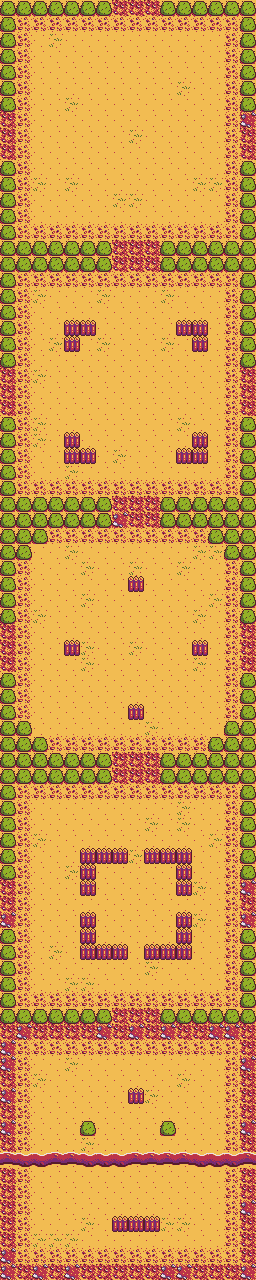

This game map was drawn from its Tiled (.tmx) file and the tilesets committed beside it. A one-line description and the trimmed map source follow:
An orthogonal 16x80 tile map with 16x16 px tiles, 6 tile layers (Floor, Bushes, Walls, Breach, ...).

<map version="1.5" tiledversion="1.7.2" orientation="orthogonal" renderorder="right-down" width="16" height="80" tilewidth="16" tileheight="16" infinite="0" nextlayerid="9" nextobjectid="1">
 <editorsettings>
  <export target="level1.json" format="json" />
 </editorsettings>
 <tileset firstgid="1" name="terrain" tilewidth="16" tileheight="16" tilecount="33" columns="11">
  <image source="terrain.png" width="176" height="48" />
  <tile id="0">
   <properties>
    <property name="collides" type="bool" value="false" />
    <property name="door" type="bool" value="false" />
   </properties>
  </tile>
  <tile id="1">
   <properties>
    <property name="collides" type="bool" value="false" />
    <property name="door" type="bool" value="false" />
   </properties>
  </tile>
  <tile id="2">
   <properties>
    <property name="collides" type="bool" value="false" />
    <property name="door" type="bool" value="false" />
   </properties>
  </tile>
  <tile id="3">
   <properties>
    <property name="collides" type="bool" value="false" />
    <property name="door" type="bool" value="false" />
   </properties>
  </tile>
  <tile id="4">
   <properties>
    <property name="collides" type="bool" value="false" />
    <property name="door" type="bool" value="false" />
   </properties>
  </tile>
  <tile id="5">
   <properties>
    <property name="collides" type="bool" value="true" />
    <property name="door" type="bool" value="false" />
   </properties>
  </tile>
  <tile id="6">
   <properties>
    <property name="collides" type="bool" value="true" />
    <property name="door" type="bool" value="false" />
   </properties>
  </tile>
  <tile id="7">
   <properties>
    <property name="collides" type="bool" value="true" />
    <property name="door" type="bool" value="false" />
   </properties>
  </tile>
  <tile id="8">
   <properties>
    <property name="collides" type="bool" value="true" />
    <property name="door" type="bool" value="false" />
   </properties>
  </tile>
  <tile id="9">
   <properties>
    <property name="collides" type="bool" value="true" />
    <property name="door" type="bool" value="false" />
   </properties>
  </tile>
  <tile id="10">
   <properties>
    <property name="collides" type="bool" value="false" />
    <property name="door" type="bool" value="false" />
   </properties>
  </tile>
  <tile id="11">
   <properties>
    <property name="collides" type="bool" value="false" />
    <property name="door" type="bool" value="false" />
   </properties>
  </tile>
  <tile id="12">
   <properties>
    <property name="collides" type="bool" value="false" />
    <property name="door" type="bool" value="false" />
   </properties>
  </tile>
  <tile id="13">
   <properties>
    <property name="collides" type="bool" value="false" />
    <property name="door" type="bool" value="false" />
   </properties>
  </tile>
  <tile id="14">
   <properties>
    <property name="collides" type="bool" value="false" />
    <property name="door" type="bool" value="false" />
   </properties>
  </tile>
  <tile id="15">
   <properties>
    <property name="collides" type="bool" value="false" />
    <property name="door" type="bool" value="false" />
   </properties>
  </tile>
  <tile id="16">
   <properties>
    <property name="collides" type="bool" value="true" />
    <property name="door" type="bool" value="false" />
   </properties>
  </tile>
  <tile id="17">
   <properties>
    <property name="collides" type="bool" value="true" />
    <property name="door" type="bool" value="false" />
   </properties>
  </tile>
  <tile id="18">
   <properties>
    <property name="collides" type="bool" value="true" />
    <property name="door" type="bool" value="false" />
   </properties>
  </tile>
  <tile id="19">
   <properties>
    <property name="collides" type="bool" value="true" />
    <property name="door" type="bool" value="false" />
   </properties>
  </tile>
  <tile id="20">
   <properties>
    <property name="collides" type="bool" value="true" />
    <property name="door" type="bool" value="false" />
   </properties>
  </tile>
  <tile id="21">
   <properties>
    <property name="collides" type="bool" value="false" />
    <property name="door" type="bool" value="false" />
   </properties>
  </tile>
  <tile id="22">
   <properties>
    <property name="collides" type="bool" value="true" />
    <property name="door" type="bool" value="true" />
   </properties>
  </tile>
  <tile id="23">
   <properties>
    <property name="collides" type="bool" value="false" />
    <property name="door" type="bool" value="false" />
   </properties>
  </tile>
  <tile id="24">
   <properties>
    <property name="collides" type="bool" value="false" />
    <property name="door" type="bool" value="false" />
   </properties>
  </tile>
  <tile id="25">
   <properties>
    <property name="collides" type="bool" value="false" />
    <property name="door" type="bool" value="false" />
   </properties>
  </tile>
  <tile id="26">
   <properties>
    <property name="collides" type="bool" value="false" />
    <property name="door" type="bool" value="false" />
   </properties>
  </tile>
  <tile id="27">
   <properties>
    <property name="collides" type="bool" value="true" />
    <property name="door" type="bool" value="false" />
   </properties>
  </tile>
  <tile id="28">
   <properties>
    <property name="collides" type="bool" value="true" />
    <property name="door" type="bool" value="false" />
   </properties>
  </tile>
  <tile id="29">
   <properties>
    <property name="collides" type="bool" value="true" />
    <property name="door" type="bool" value="false" />
   </properties>
  </tile>
  <tile id="30">
   <properties>
    <property name="collides" type="bool" value="true" />
    <property name="door" type="bool" value="false" />
   </properties>
  </tile>
  <tile id="31">
   <properties>
    <property name="collides" type="bool" value="true" />
    <property name="door" type="bool" value="false" />
   </properties>
  </tile>
  <tile id="32">
   <properties>
    <property name="collides" type="bool" value="false" />
    <property name="door" type="bool" value="false" />
   </properties>
  </tile>
 </tileset>
 <layer id="1" name="Floor" width="16" height="80">
  <data>[1280 cells, 1280 non-empty, 3 distinct tile ids]</data>
 </layer>
 <layer id="3" name="Bushes" width="16" height="80">
  <data>[1280 cells, 206 non-empty, 1 distinct tile ids]</data>
 </layer>
 <layer id="4" name="Walls" width="16" height="80">
  <data>[1280 cells, 136 non-empty, 2 distinct tile ids]</data>
 </layer>
 <layer id="5" name="Breach" width="16" height="80">
  <data>[1280 cells, 16 non-empty, 2 distinct tile ids]</data>
 </layer>
 <layer id="6" name="Doors" width="16" height="80">
  <data>[1280 cells, 12 non-empty, 1 distinct tile ids]</data>
 </layer>
 <layer id="7" name="Rocks" width="16" height="80">
  <data>[1280 cells, 25 non-empty, 1 distinct tile ids]</data>
 </layer>
</map>